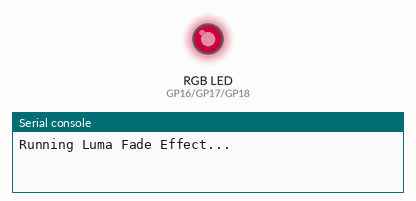
Recording of a program running on a simulated Raspberry Pi Pico running MicroPython. Parts: an RGB LED mixed from three pins (HIGH = lit), the last lines printed to the serial console. Dim RGB values are drawn brighter than linear.

Above: at 0.05 s.
At 0.95 s:
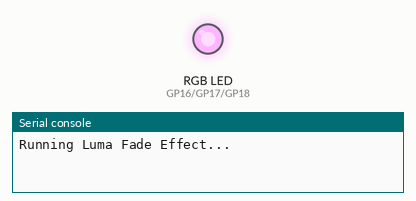
At 1.8 s:
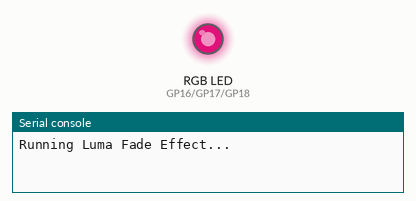
At 4.9 s:
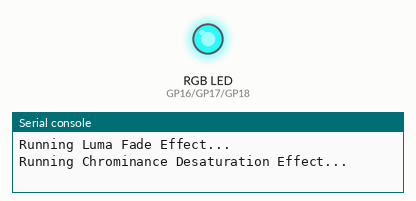
At 7.5 s:
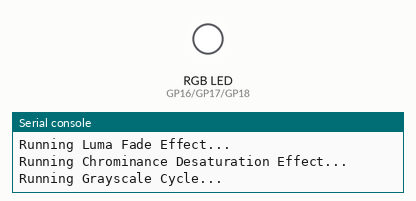
At 9.75 s:
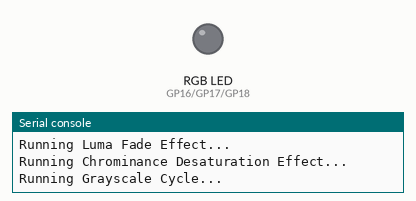
Timing chart, 0 to 12.7 s (numbered marks = the images above):
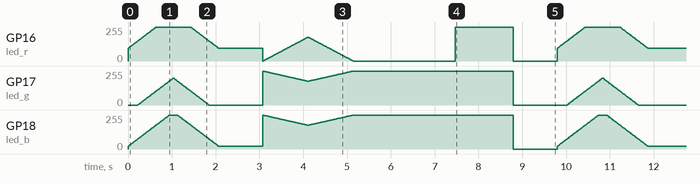

Measured:
- by itself, GP16 (led_r), GP17 (led_g), GP18 (led_b): moves between 0/255 and 255/255, repeating every 9.8 s

The program:

YUV.py
```python
import utime
from machine import Pin, PWM

# --- SETUP ---
# Adjust these pin numbers to match your RGB LED's connections.
# The Pico W has pins 0-2 for on-board LED. Pins 16, 17, 18 are good for external.
PIN_R = 16
PIN_G = 17
PIN_B = 18

led_r = PWM(Pin(PIN_R))
led_g = PWM(Pin(PIN_G))
led_b = PWM(Pin(PIN_B))

# Set the PWM frequency
PWM_FREQ = 1000
led_r.freq(PWM_FREQ)
led_g.freq(PWM_FREQ)
led_b.freq(PWM_FREQ)

# Helper function to set the LED color
def set_rgb(r, g, b):
    # Clamp values to the 0-255 range
    r = max(0, min(255, int(r)))
    g = max(0, min(255, int(g)))
    b = max(0, min(255, int(b)))

    # Set the PWM duty cycle (0-65535)
    led_r.duty_u16(int(r / 255 * 65535))
    led_g.duty_u16(int(g / 255 * 65535))
    led_b.duty_u16(int(b / 255 * 65535))

# --- COLOR SPACE CONVERSIONS (YUV) ---
# The YUV formulas are based on the BT.601 standard for standard definition video.
# Y = Luma (brightness), U = Chrominance (Blue - Luma), V = Chrominance (Red - Luma)

def rgb_to_yuv(r, g, b):
    """Converts 8-bit RGB to normalized YUV."""
    r_norm = r / 255.0
    g_norm = g / 255.0
    b_norm = b / 255.0

    y = 0.299 * r_norm + 0.587 * g_norm + 0.114 * b_norm
    u = -0.147 * r_norm - 0.289 * g_norm + 0.436 * b_norm
    v = 0.615 * r_norm - 0.515 * g_norm - 0.100 * b_norm

    return y, u, v

def yuv_to_rgb(y, u, v):
    """Converts normalized YUV to 8-bit RGB."""
    r_norm = y + 1.140 * v
    g_norm = y - 0.395 * u - 0.581 * v
    b_norm = y + 2.032 * u

    r = int(r_norm * 255)
    g = int(g_norm * 255)
    b = int(b_norm * 255)

    return (r, g, b)

# --- EFFECT FUNCTIONS ---

def luma_fade_effect(target_rgb=(255, 105, 180)):
    """
    Fades a color in and out by manipulating its Luma (Y) value.
    The hue and saturation remain constant.
    """
    print("Running Luma Fade Effect...")

    # Convert the target RGB color to YUV
    y_base, u_base, v_base = rgb_to_yuv(*target_rgb)

    # Fade in
    for i in range(101):
        y_current = i / 100.0  # Luma from 0 (black) to 1 (full brightness)
        r, g, b = yuv_to_rgb(y_current, u_base, v_base)
        set_rgb(r, g, b)
        utime.sleep_ms(10)

    # Fade out
    for i in range(100, -1, -1):
        y_current = i / 100.0
        r, g, b = yuv_to_rgb(y_current, u_base, v_base)
        set_rgb(r, g, b)
        utime.sleep_ms(10)

def chrominance_desaturation_effect(target_rgb=(0, 255, 255)):
    """
    Desaturates a color by scaling its chrominance (U, V) values to zero.
    The brightness (Y) remains constant.
    """
    print("Running Chrominance Desaturation Effect...")

    y_base, u_base, v_base = rgb_to_yuv(*target_rgb)

    # Transition from full color to grayscale
    for i in range(101):
        scale = 1 - (i / 100.0) # Scale from 1 to 0
        u_current = u_base * scale
        v_current = v_base * scale
        r, g, b = yuv_to_rgb(y_base, u_current, v_current)
        set_rgb(r, g, b)
        utime.sleep_ms(10)

    # Transition from grayscale back to full color
    for i in range(101):
        scale = i / 100.0
        u_current = u_base * scale
        v_current = v_base * scale
        r, g, b = yuv_to_rgb(y_base, u_current, v_current)
        set_rgb(r, g, b)
        utime.sleep_ms(10)

def grayscale_cycle_effect():
    """
    Cycles through every possible shade of gray. This is a pure Luma ramp.
    This demonstrates the simplest application of the Luma component.
    """
    print("Running Grayscale Cycle...")

    # Fade from black to white
    for i in range(256):
        set_rgb(i, i, i)
        utime.sleep_ms(5)

    # Fade from white to black
    for i in range(255, -1, -1):
        set_rgb(i, i, i)
        utime.sleep_ms(5)

# --- MAIN LOOP ---
# This loop runs the effects continuously.
while True:
    luma_fade_effect((255, 105, 180)) # Example: Pink
    utime.sleep(1) # Pause between effects

    chrominance_desaturation_effect((0, 255, 255)) # Example: Cyan
    utime.sleep(1)

    grayscale_cycle_effect()
    utime.sleep(1)
```
